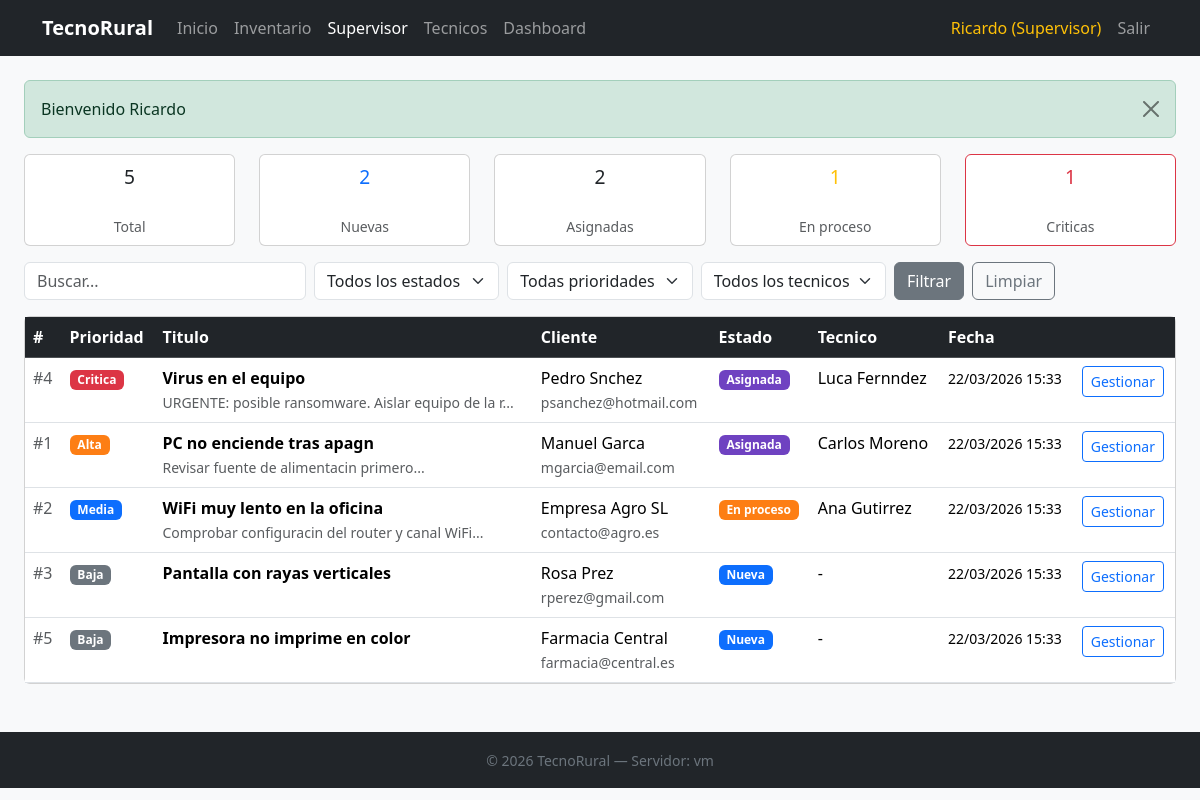
The page /tecnorural/supervisor.php (signed in) on the database its author committed.
### tables this page shows
CREATE TABLE IF NOT EXISTS incidencia (
 id INT AUTO_INCREMENT PRIMARY KEY,
 titulo VARCHAR(200) NOT NULL,
 descripcion TEXT NOT NULL,
 nombre_cliente VARCHAR(100) NOT NULL,
 email_cliente VARCHAR(100),
 telefono_cliente VARCHAR(20),
 id_tienda INT,
 estado ENUM('nueva','asignada','en_proceso','resuelta','cerrada') DEFAULT 'nueva',
 prioridad ENUM('baja','media','alta','critica') DEFAULT 'media',
 id_tecnico INT DEFAULT NULL,
 notas_supervisor TEXT,
 notas_tecnico TEXT,
 fecha_creacion DATETIME DEFAULT CURRENT_TIMESTAMP,
 fecha_asignacion DATETIME DEFAULT NULL,
 fecha_resolucion DATETIME DEFAULT NULL,
 FOREIGN KEY (id_tienda) REFERENCES tienda(id),
 FOREIGN KEY (id_tecnico) REFERENCES tecnico(id)
);

CREATE TABLE IF NOT EXISTS tecnico (
 id INT AUTO_INCREMENT PRIMARY KEY,
 nombre VARCHAR(100) NOT NULL,
 email VARCHAR(100) UNIQUE,
 telefono VARCHAR(20),
 especialidad VARCHAR(100),
 activo TINYINT(1) DEFAULT 1,
 created_at DATETIME DEFAULT CURRENT_TIMESTAMP
);

### tecnorural/supervisor.php (the view, shortened to what this page needs)
<?php
include 'includes/layout.php';
$conn = getDB();
$buscar = isset($_GET['buscar']) ? $_GET['buscar'] : '';
$sql = "SELECT i.*, t.nombre as tienda_nombre, tc.nombre as tecnico_nombre
        FROM incidencia i
        LEFT JOIN tienda t ON t.id = i.id_tienda
        LEFT JOIN tecnico tc ON tc.id = i.id_tecnico
        WHERE 1=1";
$params = array();
$sql .= " ORDER BY FIELD(i.prioridad, 'critica', 'alta', 'media', 'baja'), i.fecha_creacion DESC";
$stmt = $conn->prepare($sql);
$stmt->execute($params);
$incidencias = $stmt->fetchAll();
$stats = $conn->query("SELECT
    COUNT(*) as total,
    SUM(estado='nueva') as nuevas,
    SUM(estado='asignada') as asignadas,
    SUM(estado='en_proceso') as en_proceso,
    SUM(prioridad='critica' AND estado NOT IN ('resuelta','cerrada')) as criticas
    FROM incidencia")->fetch();
$lista_estados = array('nueva'=>'Nueva', 'asignada'=>'Asignada', 'en_proceso'=>'En proceso', 'resuelta'=>'Resuelta', 'cerrada'=>'Cerrada');
?>
<div class="container-fluid px-4">
<div class="row mb-3">
    <div class="col"><div class="card text-center p-2"><big><?php echo $stats['total'] ?></big><br><small class="text-muted">Total</small></div></div>
    <div class="col"><div class="card text-center p-2"><big class="text-primary"><?php echo $stats['nuevas'] ?></big><br><small class="text-muted">Nuevas</small></div></div>
    <div class="col"><div class="card text-center p-2"><big class="text-purple"><?php echo $stats['asignadas'] ?></big><br><small class="text-muted">Asignadas</small></div></div>
    <div class="col"><div class="card text-center p-2"><big class="text-warning"><?php echo $stats['en_proceso'] ?></big><br><small class="text-muted">En proceso</small></div></div>
    <div class="col"><div class="card text-center p-2 border-danger"><big class="text-danger"><?php echo $stats['criticas'] ?></big><br><small class="text-muted">Criticas</small></div></div>
</div>
<form method="GET" class="row g-2 mb-3">
    <div class="col-md-3">
        <input type="text" name="buscar" class="form-control" placeholder="Buscar..." value="<?php echo $buscar ?>">
    </div>
    <div class="col-md-2">
        <select name="estado" class="form-select">
            <option value="">Todos los estados</option>
        </select>
    </div>
    <div class="col-md-2">
        <select name="prioridad" class="form-select">
            <option value="">Todas prioridades</option>
        </select>
    </div>
    <div class="col-md-2">
        <select name="tecnico" class="form-select">
            <option value="">Todos los tecnicos</option>
        </select>
    </div>
    <div class="col-auto">
        <button type="submit" class="btn btn-secondary">Filtrar</button>
    </div>
    <div class="col-auto">
        <a href="supervisor.php" class="btn btn-outline-secondary">Limpiar</a>
    </div>
</form>
<div class="card">
<div class="table-responsive">
<table class="table table-hover mb-0">
    <thead class="table-dark">
        <tr>
            <th>#</th>
            <th>Prioridad</th>
            <th>Titulo</th>
            <th>Cliente</th>
            <th>Estado</th>
            <th>Tecnico</th>
            <th>Fecha</th>
            <th></th>
        </tr>
    </thead>
    <tbody>
        <?php foreach($incidencias as $inc) { ?>
        <tr>
            <td class="text-muted">#<?php echo $inc['id'] ?></td>
            <td><span class="badge badge-<?php echo $inc['prioridad'] ?>"><?php echo ucfirst($inc['prioridad']) ?></span></td>
            <td>
                <strong><?php echo htmlspecialchars($inc['titulo']) ?></strong>
                <?php if($inc['notas_supervisor'] != '') { ?>
                <br><small class="text-muted"><?php echo htmlspecialchars(substr($inc['notas_supervisor'], 0, 50)) ?>...</small>
                <?php } ?>
            </td>
            <td>
                <?php echo htmlspecialchars($inc['nombre_cliente']) ?>
                <?php if($inc['email_cliente'] != '') { ?>
                <br><small class="text-muted"><?php echo $inc['email_cliente'] ?></small>
                <?php } ?>
            </td>
            <td><span class="badge badge-<?php echo $inc['estado'] ?>"><?php echo $lista_estados[$inc['estado']] ?></span></td>
            <td><?php echo $inc['tecnico_nombre'] ? $inc['tecnico_nombre'] : '-' ?></td>
            <td><small><?php echo date('d/m/Y H:i', strtotime($inc['fecha_creacion'])) ?></small></td>
            <td>
                <button class="btn btn-sm btn-outline-primary" data-bs-toggle="modal" data-bs-target="#modalGestionar"
                        onclick='abrirModal(<?php echo json_encode($inc) ?>)'>
                    Gestionar
                </button>
            </td>
        </tr>
        <?php } ?>
    </tbody>
</table>
</div>
</div>
</div>

### rows shown on the page
incidencia: id "4", prioridad "Critica", titulo "Virus en el equipo", notas_supervisor "URGENTE: posible ransomware. Aislar equipo de la r", nombre_cliente "Pedro Snchez", email_cliente "psanchez@hotmail.com", estado "Asignada", id_tecnico.nombre "Luca Fernndez", fecha_creacion "22/03/2026 15:33"
incidencia: id "1", prioridad "Alta", titulo "PC no enciende tras apagn", notas_supervisor "Revisar fuente de alimentacin primero", nombre_cliente "Manuel Garca", email_cliente "mgarcia@email.com", estado "Asignada", id_tecnico.nombre "Carlos Moreno", fecha_creacion "22/03/2026 15:33"
incidencia: id "2", prioridad "Media", titulo "WiFi muy lento en la oficina", notas_supervisor "Comprobar configuracin del router y canal WiFi", nombre_cliente "Empresa Agro SL", email_cliente "contacto@agro.es", estado "En proceso", id_tecnico.nombre "Ana Gutirrez", fecha_creacion "22/03/2026 15:33"
incidencia: id "3", prioridad "Baja", titulo "Pantalla con rayas verticales", nombre_cliente "Rosa Prez", email_cliente "rperez@gmail.com", estado "Nueva", fecha_creacion "22/03/2026 15:33"
incidencia: id "5", prioridad "Baja", titulo "Impresora no imprime en color", nombre_cliente "Farmacia Central", email_cliente "farmacia@central.es", estado "Nueva", fecha_creacion "22/03/2026 15:33"

### other values the page prints
$label "Inicio"
$label "Inventario"
$label "Supervisor"
$label "Tecnicos"
$label "Dashboard"
$_SESSION['supervisor_nombre'] "Ricardo"
$f['msg'] "Bienvenido Ricardo"
$stats['total'] "5"
$stats['nuevas'] "2"
$stats['asignadas'] "2"
$stats['en_proceso'] "1"
$stats['criticas'] "1"
gethostname() "vm"
